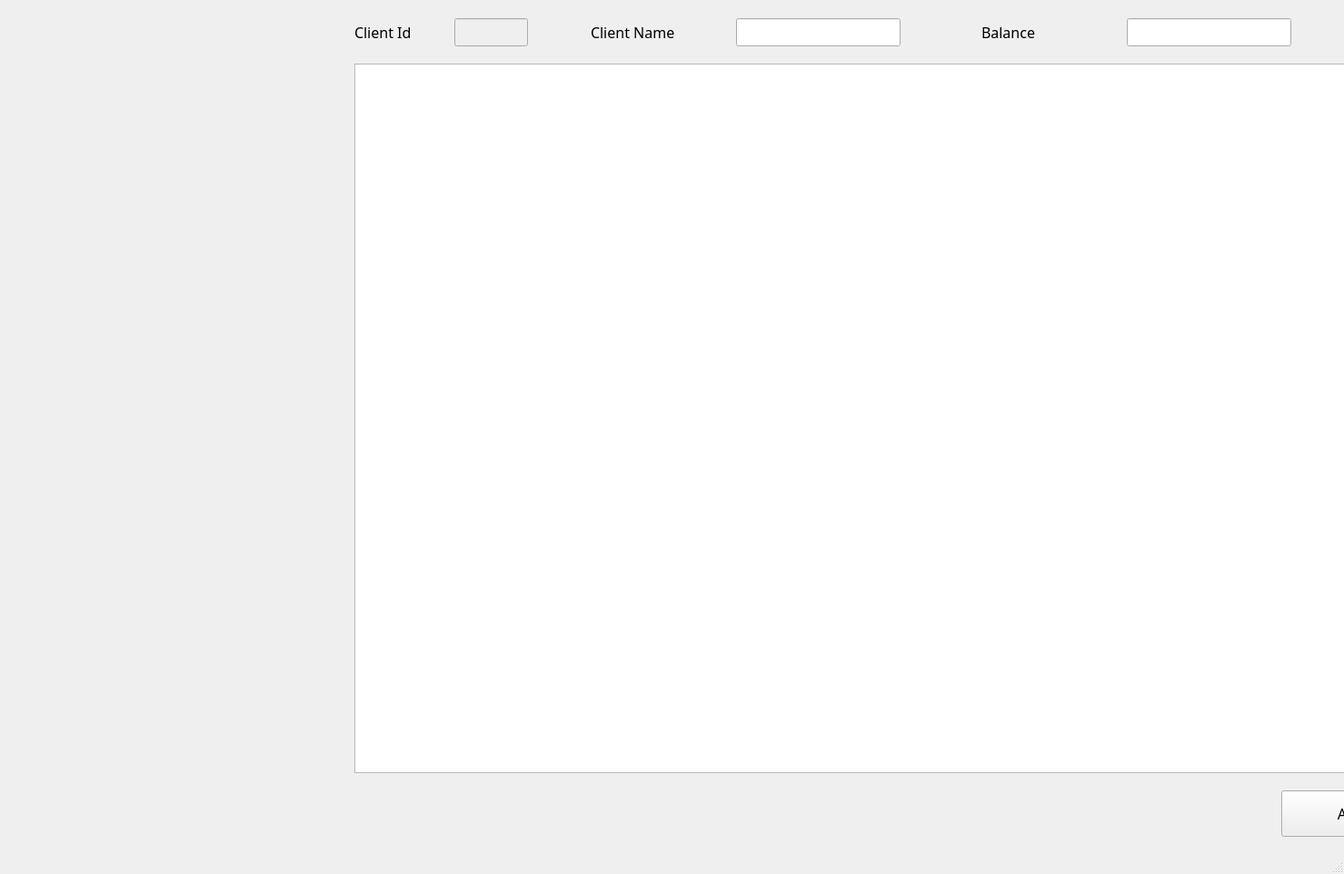
<?xml version="1.0" encoding="UTF-8"?>
<ui version="4.0">
 <class>MainWindow</class>
 <widget class="QMainWindow" name="MainWindow">
  <property name="geometry">
   <rect>
    <x>0</x>
    <y>0</y>
    <width>1479</width>
    <height>962</height>
   </rect>
  </property>
  <property name="windowTitle">
   <string>MainWindow</string>
  </property>
  <widget class="QWidget" name="centralwidget">
   <widget class="QPushButton" name="AddClientButton">
    <property name="geometry">
     <rect>
      <x>1410</x>
      <y>870</y>
      <width>201</width>
      <height>51</height>
     </rect>
    </property>
    <property name="font">
     <font>
      <family>Papyrus</family>
      <pointsize>12</pointsize>
     </font>
    </property>
    <property name="text">
     <string>Add Client</string>
    </property>
   </widget>
   <widget class="QTableView" name="ClientTable">
    <property name="geometry">
     <rect>
      <x>390</x>
      <y>70</y>
      <width>1221</width>
      <height>781</height>
     </rect>
    </property>
   </widget>
   <widget class="QLabel" name="label">
    <property name="geometry">
     <rect>
      <x>390</x>
      <y>20</y>
      <width>91</width>
      <height>31</height>
     </rect>
    </property>
    <property name="font">
     <font>
      <family>Papyrus</family>
      <pointsize>12</pointsize>
     </font>
    </property>
    <property name="text">
     <string>Client Id</string>
    </property>
   </widget>
   <widget class="QLineEdit" name="ClientIDTextField">
    <property name="enabled">
     <bool>false</bool>
    </property>
    <property name="geometry">
     <rect>
      <x>500</x>
      <y>20</y>
      <width>81</width>
      <height>31</height>
     </rect>
    </property>
   </widget>
   <widget class="QLabel" name="label_2">
    <property name="geometry">
     <rect>
      <x>650</x>
      <y>20</y>
      <width>121</width>
      <height>31</height>
     </rect>
    </property>
    <property name="font">
     <font>
      <family>Papyrus</family>
      <pointsize>12</pointsize>
     </font>
    </property>
    <property name="text">
     <string>Client Name</string>
    </property>
   </widget>
   <widget class="QLineEdit" name="ClientNameTextField">
    <property name="enabled">
     <bool>true</bool>
    </property>
    <property name="geometry">
     <rect>
      <x>810</x>
      <y>20</y>
      <width>181</width>
      <height>31</height>
     </rect>
    </property>
   </widget>
   <widget class="QLineEdit" name="BalanceTextField">
    <property name="enabled">
     <bool>true</bool>
    </property>
    <property name="geometry">
     <rect>
      <x>1240</x>
      <y>20</y>
      <width>181</width>
      <height>31</height>
     </rect>
    </property>
    <property name="text">
     <string/>
    </property>
   </widget>
   <widget class="QLabel" name="label_3">
    <property name="geometry">
     <rect>
      <x>1080</x>
      <y>20</y>
      <width>121</width>
      <height>31</height>
     </rect>
    </property>
    <property name="font">
     <font>
      <family>Papyrus</family>
      <pointsize>12</pointsize>
     </font>
    </property>
    <property name="text">
     <string>Balance</string>
    </property>
   </widget>
  </widget>
  <widget class="QStatusBar" name="statusbar"/>
 </widget>
 <resources/>
 <connections/>
</ui>
